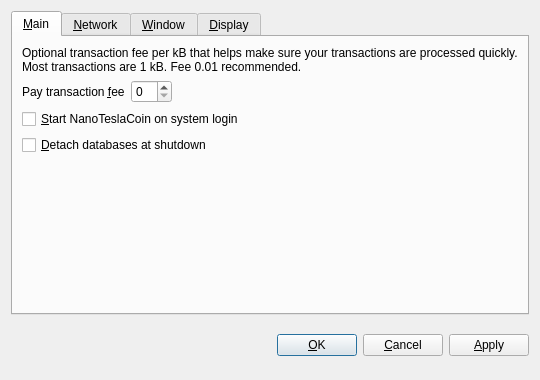
<?xml version="1.0" encoding="UTF-8"?>
<ui version="4.0">
 <class>OptionsDialog</class>
 <widget class="QDialog" name="OptionsDialog">
  <property name="geometry">
   <rect>
    <x>0</x>
    <y>0</y>
    <width>540</width>
    <height>380</height>
   </rect>
  </property>
  <property name="windowTitle">
   <string>Options</string>
  </property>
  <property name="modal">
   <bool>true</bool>
  </property>
  <layout class="QVBoxLayout" name="verticalLayout">
   <item>
    <widget class="QTabWidget" name="tabWidget">
     <property name="tabPosition">
      <enum>QTabWidget::North</enum>
     </property>
     <property name="currentIndex">
      <number>0</number>
     </property>
     <widget class="QWidget" name="tabMain">
      <attribute name="title">
       <string>&amp;Main</string>
      </attribute>
      <layout class="QVBoxLayout" name="verticalLayout_Main">
       <item>
        <widget class="QLabel" name="transactionFeeInfoLabel">
         <property name="text">
          <string>Optional transaction fee per kB that helps make sure your transactions are processed quickly. Most transactions are 1 kB. Fee 0.01 recommended.</string>
         </property>
         <property name="textFormat">
          <enum>Qt::PlainText</enum>
         </property>
         <property name="wordWrap">
          <bool>true</bool>
         </property>
        </widget>
       </item>
       <item>
        <layout class="QHBoxLayout" name="horizontalLayout_Main">
         <item>
          <widget class="QLabel" name="transactionFeeLabel">
           <property name="text">
            <string>Pay transaction &amp;fee</string>
           </property>
           <property name="textFormat">
            <enum>Qt::PlainText</enum>
           </property>
           <property name="buddy">
            <cstring>transactionFee</cstring>
           </property>
          </widget>
         </item>
         <item>
          <widget class="BitcoinAmountField" name="transactionFee"/>
         </item>
         <item>
          <spacer name="horizontalSpacer_Main">
           <property name="orientation">
            <enum>Qt::Horizontal</enum>
           </property>
           <property name="sizeHint" stdset="0">
            <size>
             <width>40</width>
             <height>20</height>
            </size>
           </property>
          </spacer>
         </item>
        </layout>
       </item>
       <item>
        <widget class="QCheckBox" name="bitcoinAtStartup">
         <property name="toolTip">
          <string>Automatically start NanoTeslaCoin after logging in to the system.</string>
         </property>
         <property name="text">
          <string>&amp;Start NanoTeslaCoin on system login</string>
         </property>
        </widget>
       </item>
       <item>
        <widget class="QCheckBox" name="detachDatabases">
         <property name="toolTip">
          <string>Detach block and address databases at shutdown. This means they can be moved to another data directory, but it slows down shutdown. The wallet is always detached.</string>
         </property>
         <property name="text">
          <string>&amp;Detach databases at shutdown</string>
         </property>
        </widget>
       </item>
       <item>
        <spacer name="verticalSpacer_Main">
         <property name="orientation">
          <enum>Qt::Vertical</enum>
         </property>
         <property name="sizeHint" stdset="0">
          <size>
           <width>20</width>
           <height>40</height>
          </size>
         </property>
        </spacer>
       </item>
      </layout>
     </widget>
     <widget class="QWidget" name="tabNetwork">
      <attribute name="title">
       <string>&amp;Network</string>
      </attribute>
      <layout class="QVBoxLayout" name="verticalLayout_Network">
       <item>
        <widget class="QCheckBox" name="mapPortUpnp">
         <property name="toolTip">
          <string>Automatically open the NanoTeslaCoin client port on the router. This only works when your router supports UPnP and it is enabled.</string>
         </property>
         <property name="text">
          <string>Map port using &amp;UPnP</string>
         </property>
        </widget>
       </item>
       <item>
        <widget class="QCheckBox" name="connectSocks">
         <property name="toolTip">
          <string>Connect to the NanoTeslaCoin network through a SOCKS proxy (e.g. when connecting through Tor).</string>
         </property>
         <property name="text">
          <string>&amp;Connect through SOCKS proxy:</string>
         </property>
        </widget>
       </item>
       <item>
        <layout class="QHBoxLayout" name="horizontalLayout_Network">
         <item>
          <widget class="QLabel" name="proxyIpLabel">
           <property name="text">
            <string>Proxy &amp;IP:</string>
           </property>
           <property name="textFormat">
            <enum>Qt::PlainText</enum>
           </property>
           <property name="buddy">
            <cstring>proxyIp</cstring>
           </property>
          </widget>
         </item>
         <item>
          <widget class="QValidatedLineEdit" name="proxyIp">
           <property name="maximumSize">
            <size>
             <width>140</width>
             <height>16777215</height>
            </size>
           </property>
           <property name="toolTip">
            <string>IP address of the proxy (e.g. 127.0.0.1)</string>
           </property>
          </widget>
         </item>
         <item>
          <widget class="QLabel" name="proxyPortLabel">
           <property name="text">
            <string>&amp;Port:</string>
           </property>
           <property name="textFormat">
            <enum>Qt::PlainText</enum>
           </property>
           <property name="buddy">
            <cstring>proxyPort</cstring>
           </property>
          </widget>
         </item>
         <item>
          <widget class="QLineEdit" name="proxyPort">
           <property name="maximumSize">
            <size>
             <width>55</width>
             <height>16777215</height>
            </size>
           </property>
           <property name="toolTip">
            <string>Port of the proxy (e.g. 9050)</string>
           </property>
          </widget>
         </item>
         <item>
          <widget class="QLabel" name="socksVersionLabel">
           <property name="text">
            <string>SOCKS &amp;Version:</string>
           </property>
           <property name="textFormat">
            <enum>Qt::PlainText</enum>
           </property>
           <property name="buddy">
            <cstring>socksVersion</cstring>
           </property>
          </widget>
         </item>
         <item>
          <widget class="QValueComboBox" name="socksVersion">
           <property name="toolTip">
            <string>SOCKS version of the proxy (e.g. 5)</string>
           </property>
          </widget>
         </item>
         <item>
          <spacer name="horizontalSpacer_Network">
           <property name="orientation">
            <enum>Qt::Horizontal</enum>
           </property>
           <property name="sizeHint" stdset="0">
            <size>
             <width>40</width>
             <height>20</height>
            </size>
           </property>
          </spacer>
         </item>
        </layout>
       </item>
       <item>
        <spacer name="verticalSpacer_Network">
         <property name="orientation">
          <enum>Qt::Vertical</enum>
         </property>
         <property name="sizeHint" stdset="0">
          <size>
           <width>20</width>
           <height>40</height>
          </size>
         </property>
        </spacer>
       </item>
      </layout>
     </widget>
     <widget class="QWidget" name="tabWindow">
      <attribute name="title">
       <string>&amp;Window</string>
      </attribute>
      <layout class="QVBoxLayout" name="verticalLayout_Window">
       <item>
        <widget class="QCheckBox" name="minimizeToTray">
         <property name="toolTip">
          <string>Show only a tray icon after minimizing the window.</string>
         </property>
         <property name="text">
          <string>&amp;Minimize to the tray instead of the taskbar</string>
         </property>
        </widget>
       </item>
       <item>
        <widget class="QCheckBox" name="minimizeOnClose">
         <property name="toolTip">
          <string>Minimize instead of exit the application when the window is closed. When this option is enabled, the application will be closed only after selecting Quit in the menu.</string>
         </property>
         <property name="text">
          <string>M&amp;inimize on close</string>
         </property>
        </widget>
       </item>
       <item>
        <spacer name="verticalSpacer_Window">
         <property name="orientation">
          <enum>Qt::Vertical</enum>
         </property>
         <property name="sizeHint" stdset="0">
          <size>
           <width>20</width>
           <height>40</height>
          </size>
         </property>
        </spacer>
       </item>
      </layout>
     </widget>
     <widget class="QWidget" name="tabDisplay">
      <attribute name="title">
       <string>&amp;Display</string>
      </attribute>
      <layout class="QVBoxLayout" name="verticalLayout_Display">
       <item>
        <layout class="QHBoxLayout" name="horizontalLayout_1_Display">
         <item>
          <widget class="QLabel" name="langLabel">
           <property name="text">
            <string>User Interface &amp;language:</string>
           </property>
           <property name="textFormat">
            <enum>Qt::PlainText</enum>
           </property>
           <property name="buddy">
            <cstring>lang</cstring>
           </property>
          </widget>
         </item>
         <item>
          <widget class="QValueComboBox" name="lang">
           <property name="toolTip">
            <string>The user interface language can be set here. This setting will take effect after restarting NanoTeslaCoin.</string>
           </property>
          </widget>
         </item>
        </layout>
       </item>
       <item>
        <layout class="QHBoxLayout" name="horizontalLayout_2_Display">
         <item>
          <widget class="QLabel" name="unitLabel">
           <property name="text">
            <string>&amp;Unit to show amounts in:</string>
           </property>
           <property name="textFormat">
            <enum>Qt::PlainText</enum>
           </property>
           <property name="buddy">
            <cstring>unit</cstring>
           </property>
          </widget>
         </item>
         <item>
          <widget class="QValueComboBox" name="unit">
           <property name="toolTip">
            <string>Choose the default subdivision unit to show in the interface and when sending coins.</string>
           </property>
          </widget>
         </item>
        </layout>
       </item>
       <item>
        <widget class="QCheckBox" name="displayAddresses">
         <property name="toolTip">
          <string>Whether to show NanoTeslaCoin addresses in the transaction list or not.</string>
         </property>
         <property name="text">
          <string>&amp;Display addresses in transaction list</string>
         </property>
        </widget>
       </item>
       <item>
        <spacer name="verticalSpacer_Display">
         <property name="orientation">
          <enum>Qt::Vertical</enum>
         </property>
         <property name="sizeHint" stdset="0">
          <size>
           <width>20</width>
           <height>40</height>
          </size>
         </property>
        </spacer>
       </item>
      </layout>
     </widget>
    </widget>
   </item>
   <item>
    <layout class="QHBoxLayout" name="horizontalLayout_Buttons">
     <item>
      <spacer name="horizontalSpacer_1">
       <property name="orientation">
        <enum>Qt::Horizontal</enum>
       </property>
       <property name="sizeHint" stdset="0">
        <size>
         <width>40</width>
         <height>48</height>
        </size>
       </property>
      </spacer>
     </item>
     <item>
      <widget class="QLabel" name="statusLabel">
       <property name="font">
        <font>
         <weight>75</weight>
         <bold>true</bold>
        </font>
       </property>
       <property name="text">
        <string/>
       </property>
       <property name="textFormat">
        <enum>Qt::PlainText</enum>
       </property>
       <property name="wordWrap">
        <bool>true</bool>
       </property>
      </widget>
     </item>
     <item>
      <spacer name="horizontalSpacer_2">
       <property name="orientation">
        <enum>Qt::Horizontal</enum>
       </property>
       <property name="sizeHint" stdset="0">
        <size>
         <width>40</width>
         <height>48</height>
        </size>
       </property>
      </spacer>
     </item>
     <item>
      <widget class="QPushButton" name="okButton">
       <property name="text">
        <string>&amp;OK</string>
       </property>
      </widget>
     </item>
     <item>
      <widget class="QPushButton" name="cancelButton">
       <property name="text">
        <string>&amp;Cancel</string>
       </property>
       <property name="autoDefault">
        <bool>false</bool>
       </property>
      </widget>
     </item>
     <item>
      <widget class="QPushButton" name="applyButton">
       <property name="text">
        <string>&amp;Apply</string>
       </property>
       <property name="autoDefault">
        <bool>false</bool>
       </property>
      </widget>
     </item>
    </layout>
   </item>
  </layout>
 </widget>
 <customwidgets>
  <customwidget>
   <class>BitcoinAmountField</class>
   <extends>QSpinBox</extends>
   <header>bitcoinamountfield.h</header>
  </customwidget>
  <customwidget>
   <class>QValueComboBox</class>
   <extends>QComboBox</extends>
   <header>qvaluecombobox.h</header>
  </customwidget>
  <customwidget>
   <class>QValidatedLineEdit</class>
   <extends>QLineEdit</extends>
   <header>qvalidatedlineedit.h</header>
  </customwidget>
 </customwidgets>
 <resources/>
 <connections/>
</ui>
